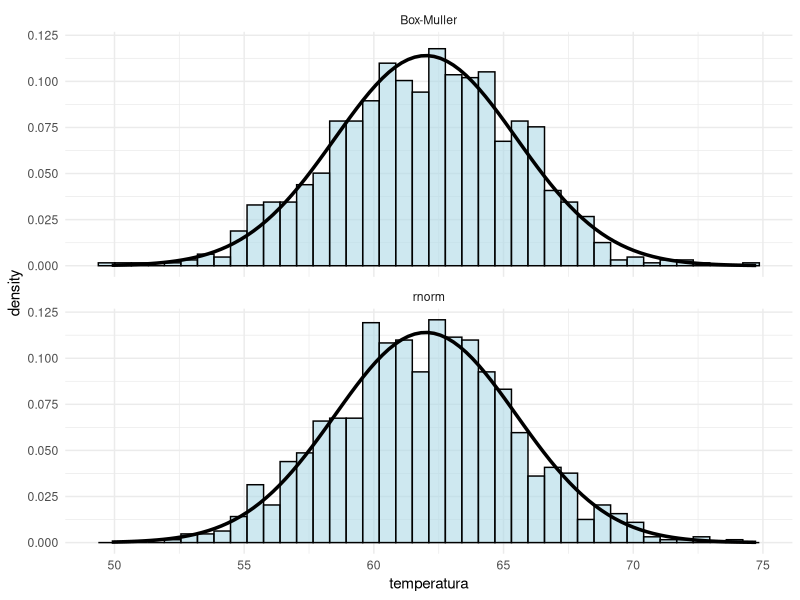

The R source for this figure:
install.packages("ggplot2")
library(ggplot2)

#-------------------------QUESTAO 3
mu <- 62
sigma <- 3.5

transformada <- function() {
  unif1 <- runif(1)
  unif2 <- runif(1)

  znormal1 <- sqrt(-2 * log(unif1)) * cos(2 * pi * unif2)
  znormal2 <- sqrt(-2 * log(unif1)) * sin(2 * pi * unif2)

  znormal <- c(znormal1, znormal2)

  tnormal <- (znormal * 3.5) + 62
  tnormal
}

#usando a transformada para gerar 1000 valores
tempfunction <- as.vector(replicate(500, transformada()))

#usando gerador de numeros aleatorios normal do R
set.seed(222)
tempr <- rnorm(1000, 62, 3.5)

#calculando o que se pede para a distribuição pela transformada
mean1 <- mean(tempfunction)
desvio1 <- sd(tempfunction)
tempmin1 <- min(tempfunction)
tempmax1 <- max(tempfunction)
p68e <- mean(tempfunction < 68)
p6065e <- mean(tempfunction > 60 & tempfunction < 65)
p75e <- mean(tempfunction > 75)

mean1 #61.74032
desvio1 #3.50898
tempmin1 #51.31467
tempmax1 #74.25595
p68e #0.969
p6065e #0.525
p75e #0

#calculando o que se pede para a distribuição normal
mean2 <- mean(tempr)
desvio2 <- sd(tempr)
tempmin2 <- min(tempr)
tempmax2 <- max(tempr)
p68t <- mean(tempr < 68)
p6065t <- mean(tempr > 60 & tempr < 65)
p75t <- mean(tempr > 75)

mean2 #61.94536
desvio2 #3.476375
tempmin2 #52.28937
tempmax2 #73.78673
p68t #0.957
p6065t #0.531
p75t #0

#criando os histogramas
dados <- rbind(
  data.frame(temperatura = tempfunction,     metodo = "Box-Muller"),
  data.frame(temperatura = tempr, metodo = "rnorm")
)

ggplot(dados, aes(x = temperatura)) +
  geom_histogram(aes(y = ..density..),
                 bins = 40,
                 fill = "lightblue",
                 color = "black",
                 alpha = 0.6) +
  stat_function(
    fun = dnorm,
    args = list(mean = mu, sd = sigma),
    linewidth = 1.2
  ) +
  facet_wrap(~ metodo, ncol = 1) +
  theme_minimal()
